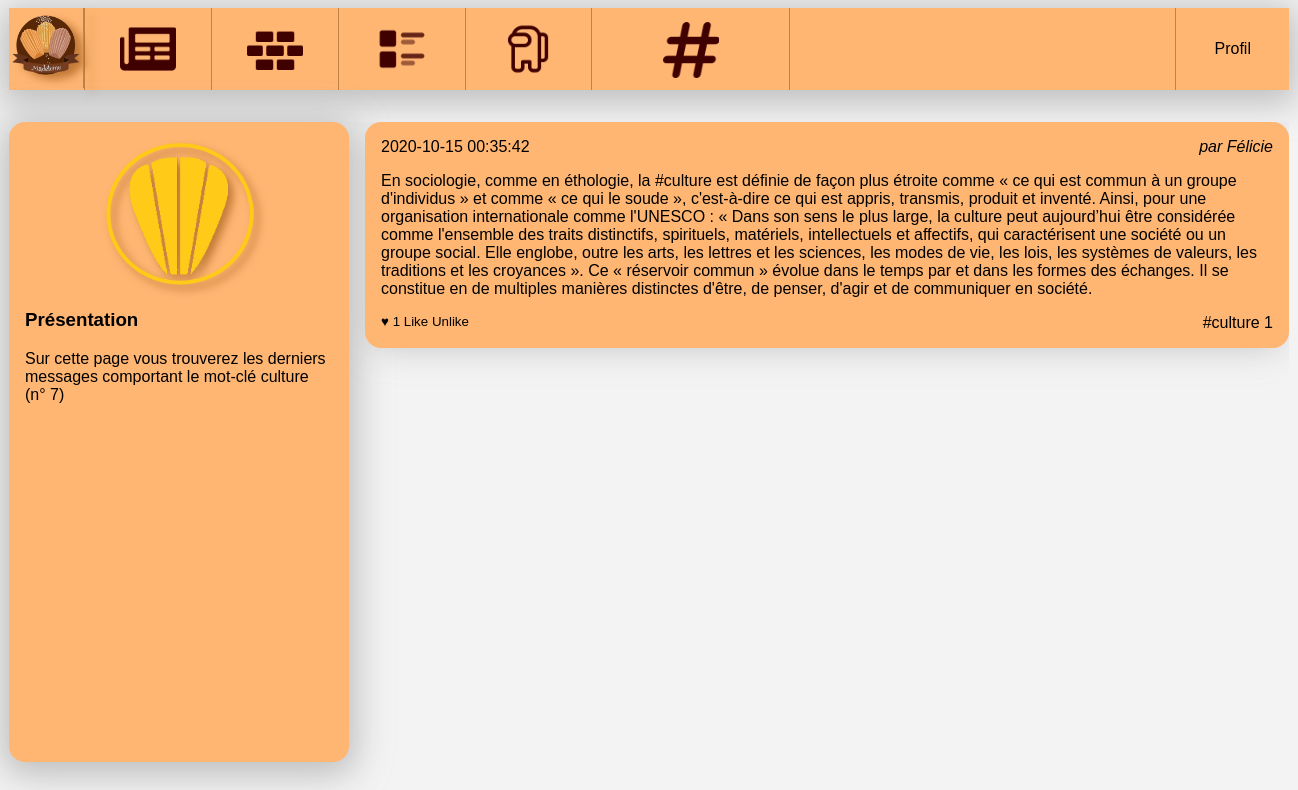
Page /Niveau1/tags.php?tag_id=7 (signed in) on the committed database.
### tables this page shows
CREATE TABLE `tags` (
  `id` int(10) UNSIGNED NOT NULL,
  `label` varchar(255) NOT NULL
);

CREATE TABLE `users` (
  `id` int(10) UNSIGNED NOT NULL,
  `email` varchar(255) NOT NULL,
  `password` varchar(255) NOT NULL,
  `alias` varchar(255) NOT NULL
);

### Niveau1/message.php (the view, shortened to what this page needs)
<article>
    <h3>
        <time datetime='2020-02-01 11:12:13' ><?php echo $post['created'] ?></time>
    </h3>
        <address>par <a href="wall.php?user_id=<?php echo $post['id']?>"><?php echo $post['author_name'] ?></a></address>
    <div>
        <?php echo $post['content'] ?>
    </div>
    <?php
        $tab = explode(",",$post['taglist']);
        $list_of_tag_id= explode(",", $post['tag_id_list']);
        $last_element=array_pop($list_of_tag_id);
        array_unshift($list_of_tag_id, $last_element);
    ?>
    <footer>
    <small>
        ♥ <?php echo $post['like_number'] ?>
        <a href="like.php?post_id=<?php echo $post['id']; ?>">Like</a>
        <a href="unlike.php?post_id=<?php echo $post['id']; ?>">Unlike</a>
    </small>
        <?php
        if($tab !== [""]){
            for ($i=0; $i < count($tab); $i++) {
        ?>
            <a href="tags.php?tag_id=<?php echo $list_of_tag_id[$i] ?>">#<?php echo $tab[$i] ?></a>
        <?php
        }
        }else{
            ?>
            <br>
            <?php
        }
        ?>
        <?php
        $str = $post['content'];
        $pattern = "/#/";
        $result = preg_match_all($pattern, $str);
        if ($result>0){
        echo $result;
        }
        ?>
        </footer>
</article>

### Niveau1/tags.php (shortened to what this page needs)
<!doctype html>
<html lang="fr">
    <head>
        <link rel="stylesheet" href="style.css"/>
    </head>
    <body>
    <header>
            <img  id="madeli" src="images/madeleine_pdp.png" alt="Logo de notre réseau social"/>
            <?php include 'header.php';
            ?>
        </header>
        <div id="wrapper">
            <?php
            $tagId = intval($_GET['tag_id']);
            ?>
            <aside>
                <?php
                $laQuestionEnSql = "SELECT * FROM tags WHERE id= '$tagId' ";
                $lesInformations = $mysqli->query($laQuestionEnSql);
                $tag = $lesInformations->fetch_assoc();
                ?>
                <img src="images/madeleines.png" alt="Portrait de l'utilisatrice"/>
                <section>
                    <h3>Présentation</h3>
                    <p>Sur cette page vous trouverez les derniers messages comportant
                        le mot-clé <?php echo $tag['label'] ?>
                        (n° <?php echo $tagId ?>)
                    </p>
                </section>
            </aside>
            <main>
                <?php
                $laQuestionEnSql = "
                    SELECT posts.content,
                    posts.created,
                    users.id as id,
                    users.alias as author_name,
                    count(likes.id) as like_number,
                    GROUP_CONCAT(DISTINCT tags.label) AS taglist,
                    GROUP_CONCAT(DISTINCT tags.id) AS tag_id_list
                    FROM posts_tags as filter
                    JOIN posts ON posts.id=filter.post_id
                    JOIN users ON users.id=posts.user_id
                    LEFT JOIN posts_tags ON posts.id = posts_tags.post_id
                    LEFT JOIN tags       ON posts_tags.tag_id  = tags.id
                    LEFT JOIN likes      ON likes.post_id  = posts.id
                    WHERE filter.tag_id = '$tagId'
                    GROUP BY posts.id
                    ORDER BY posts.created DESC
                    ";
                $lesInformations = $mysqli->query($laQuestionEnSql);
                while ($post = $lesInformations->fetch_assoc())
                {
                    include 'message.php';
                } ?>
            </main>
        </div>
    </body>
</html>

### Niveau1/style.css (style rules this page uses)
body { background-color: #f3f3f3; font-family: Arial; }
a { text-decoration: none; color: black; }
body>header { background-color: #FFB673; box-shadow: 0px 6px 34px 7px rgba(158, 158, 158, 0.63); display: flex; width: 80em; margin: 0 auto 2em auto; padding: 0; }
body>header #madeli { height: 5em; filter: drop-shadow(8px 5px 4px rgba(138, 67, 0, 0.527)); border-right: 1px solid #c18245; }
#wrapper { display: flex; width: 80em; margin: 0 auto 2em auto; }
#wrapper aside { background-color: #FFB673; box-shadow: 0px 6px 34px 7px rgba(158, 158, 158, 0.63); flex: 1; padding: 1em; border-radius: 1em; }
#wrapper aside img { display: block; width: 50%; margin: auto; filter: drop-shadow(5px 5px 4px rgba(138, 67, 0, 0.527)); }
#wrapper main { flex: 3; padding-left: 1em; height: 80vh; overflow-y: scroll; }
#wrapper main article { box-shadow: 0px 6px 34px -9px rgba(158, 158, 158, 0.63); background-color: #FFB673; padding: 1em; margin-bottom: 1em; border-radius: 1em; }
#wrapper main article h3 { margin: 0; padding: 0; font-weight: normal; font-size: 1em; }
#wrapper main article time { float: left; }
#wrapper main article address { text-align: right; margin-bottom: 1em; }
#wrapper main article footer { margin-top: 1em; text-align: right; }
#wrapper main article footer small { float: left; }

### rows in the picture
tags: label "culture"
users: created "2020-10-15 00:35:42", alias "Félicie", content "En sociologie, comme en éthologie, la #culture est définie de façon plus étroite comme « ce qui est commun à un groupe d'individus » et comme « ce qui le soude », c'est-à-dire ce qui est appris, transmis, produit et inventé. Ainsi, pour une organisation internationale comme l'UNESCO : « Dans son sens le plus large, la culture peut aujourd’hui être considérée comme l'ensemble des traits distinctifs, spirituels, matériels, intellectuels et affectifs, qui caractérisent une société ou un groupe social. Elle englobe, outre les arts, les lettres et les sciences, les modes de vie, les lois, les systèmes de valeurs, les traditions et les croyances ». Ce « réservoir commun » évolue dans le temps par…", like_number "1", i "culture", result "1"

### other values in the picture
$tagId "7"
